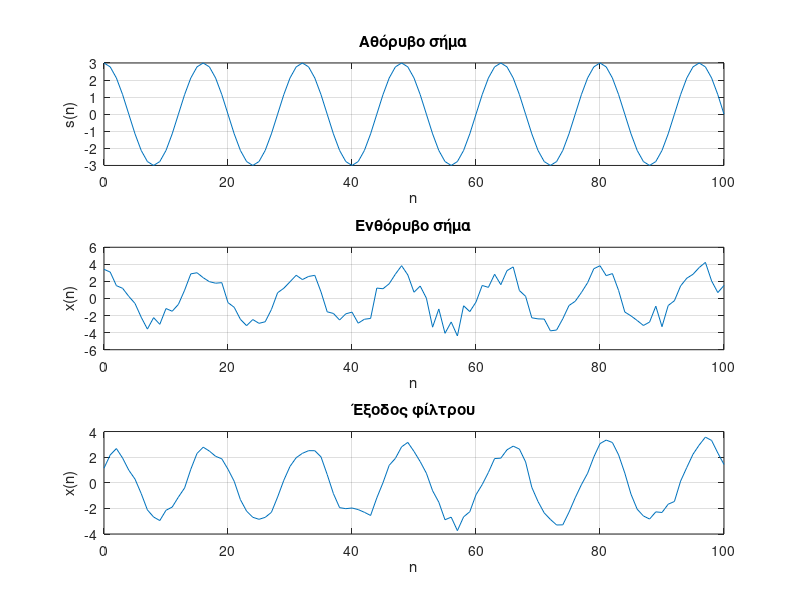

The MATLAB source for this figure:
clear,close all,clc
%% Άσκηση 22
n=0:100;
N=length(n);
s=3*cos(pi*n/8);
rn=0.8*randn(1,N);
x=s+rn;
y=zeros(1,N);
M=3;
xzer=[zeros(1,M-1) x];
for i=M:N+(M-1)
    y(i-(M-1))=1/M*sum(xzer(i-(M-1):i));
end
subplot(311),plot(n,s),xlabel('n'),ylabel('s(n)'),title('Αθόρυβο σήμα'),grid on
subplot(312),plot(n,x),xlabel('n'),ylabel('x(n)'),title('Ενθόρυβο σήμα'),grid on
subplot(313),plot(n,y),xlabel('n'),ylabel('x(n)'),title('Έξοδος φίλτρου'),grid on
% το φίλτρο εξαλείφει το γκαουσιανό θόρυβο, καθώς η μέση τιμή του θορύβου
% είναι 0